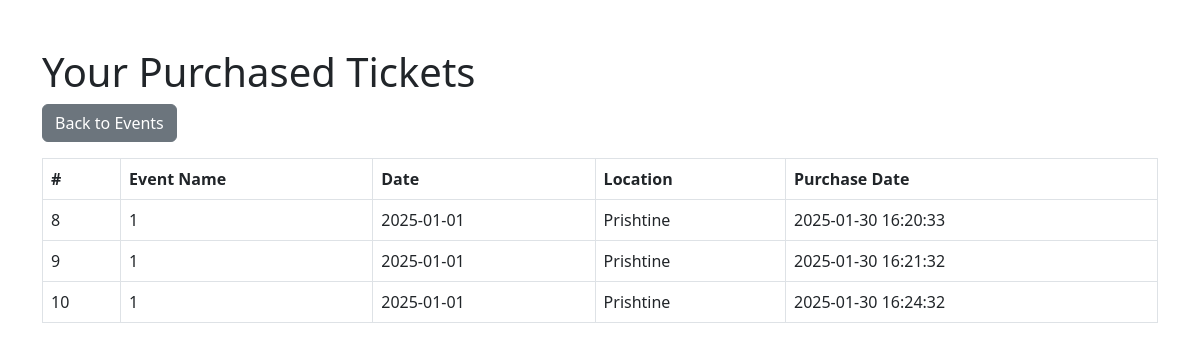
Page /purchase_history.php (signed in) on the committed database.
### tables this page shows
CREATE TABLE `tickets` (
  `id` int(11) NOT NULL,
  `event_id` int(11) NOT NULL,
  `user_id` int(11) NOT NULL,
  `purchase_date` timestamp NOT NULL DEFAULT current_timestamp()
);

CREATE TABLE `events` (
  `id` int(11) NOT NULL,
  `title` varchar(255) NOT NULL,
  `description` text NOT NULL,
  `start_time` datetime NOT NULL,
  `end_time` datetime NOT NULL,
  `location` varchar(255) DEFAULT NULL,
  `organizer_id` int(11) NOT NULL,
  `created_at` timestamp NOT NULL DEFAULT current_timestamp(),
  `name` varchar(255) NOT NULL,
  `date` date NOT NULL DEFAULT '2025-01-01'
);

### purchase_history.php (the view, shortened to what this page needs)
<?php
include 'db_connection.php';
$user_id = $_SESSION['user_id'];
$sql = "SELECT tickets.id, events.name, events.date, events.location, tickets.purchase_date
        FROM tickets
        JOIN events ON tickets.event_id = events.id
        WHERE tickets.user_id = :user_id";
$stmt = $conn->prepare($sql);
$stmt->bindParam(':user_id', $user_id, PDO::PARAM_INT);
$stmt->execute();
$tickets = $stmt->fetchAll(PDO::FETCH_ASSOC);
?>
<!DOCTYPE html>
<html lang="en">
<head>
    <link href="https://cdn.jsdelivr.net/npm/bootstrap@5.3.0/dist/css/bootstrap.min.css" rel="stylesheet">
</head>
<body>
<div class="container mt-5">
    <h1>Your Purchased Tickets</h1>
    <a href="events.php" class="btn btn-secondary mb-3">Back to Events</a>
    <table class="table table-bordered">
        <thead>
        <tr>
            <th>#</th>
            <th>Event Name</th>
            <th>Date</th>
            <th>Location</th>
            <th>Purchase Date</th>
        </tr>
        </thead>
        <tbody>
        <?php foreach ($tickets as $ticket): ?>
            <tr>
                <td><?php echo htmlspecialchars($ticket['id']); ?></td>
                <td><?php echo htmlspecialchars($ticket['name']); ?></td>
                <td><?php echo htmlspecialchars($ticket['date']); ?></td>
                <td><?php echo htmlspecialchars($ticket['location']); ?></td>
                <td><?php echo htmlspecialchars($ticket['purchase_date']); ?></td>
            </tr>
        <?php endforeach; ?>
        </tbody>
    </table>
</div>
</body>
</html>

### rows in the picture
tickets: id "8", event.name "1", event.date "2025-01-01", event.location "Prishtine", purchase_date "2025-01-30 16:20:33"
tickets: id "9", event.name "1", event.date "2025-01-01", event.location "Prishtine", purchase_date "2025-01-30 16:21:32"
tickets: id "10", event.name "1", event.date "2025-01-01", event.location "Prishtine", purchase_date "2025-01-30 16:24:32"
